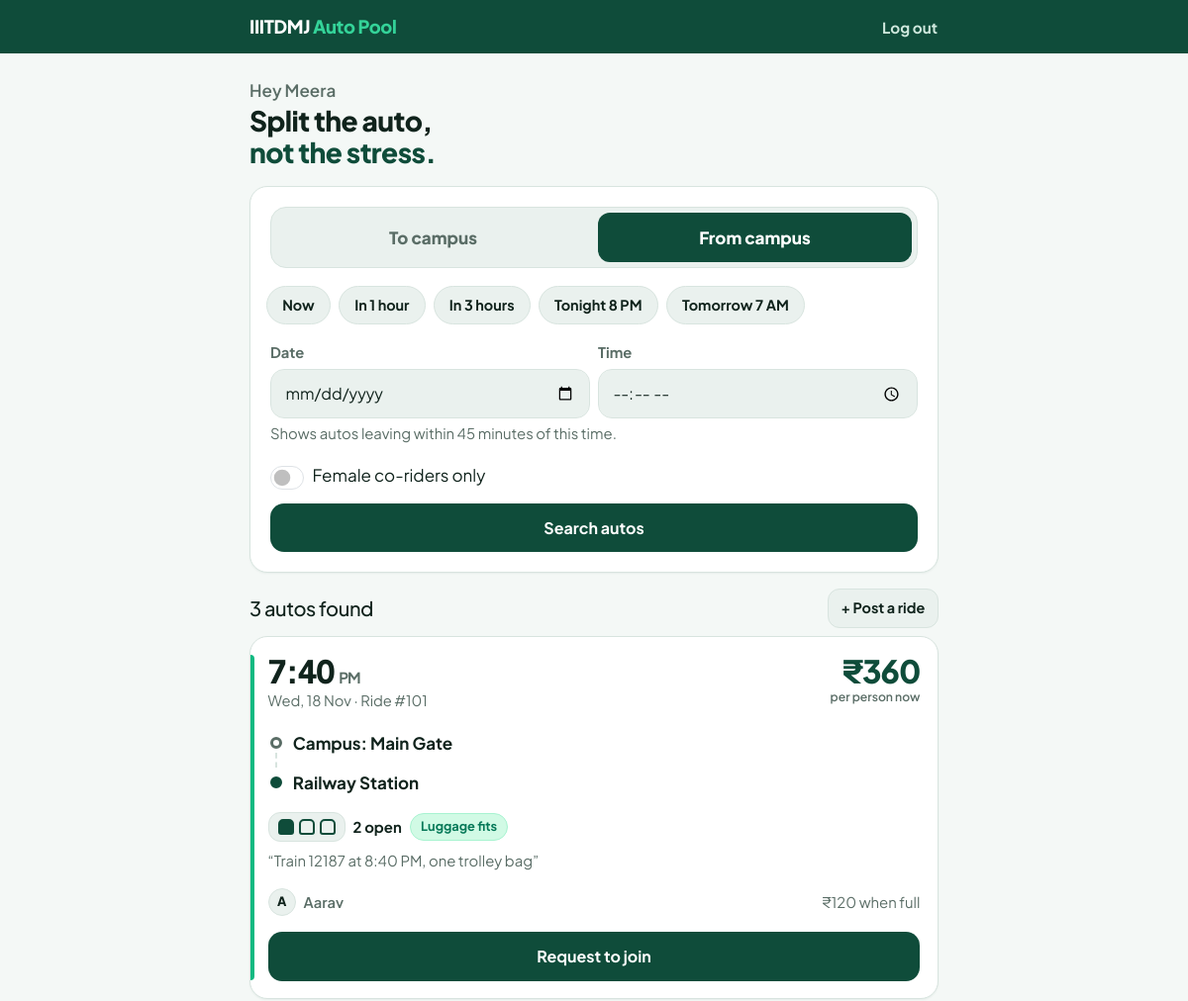
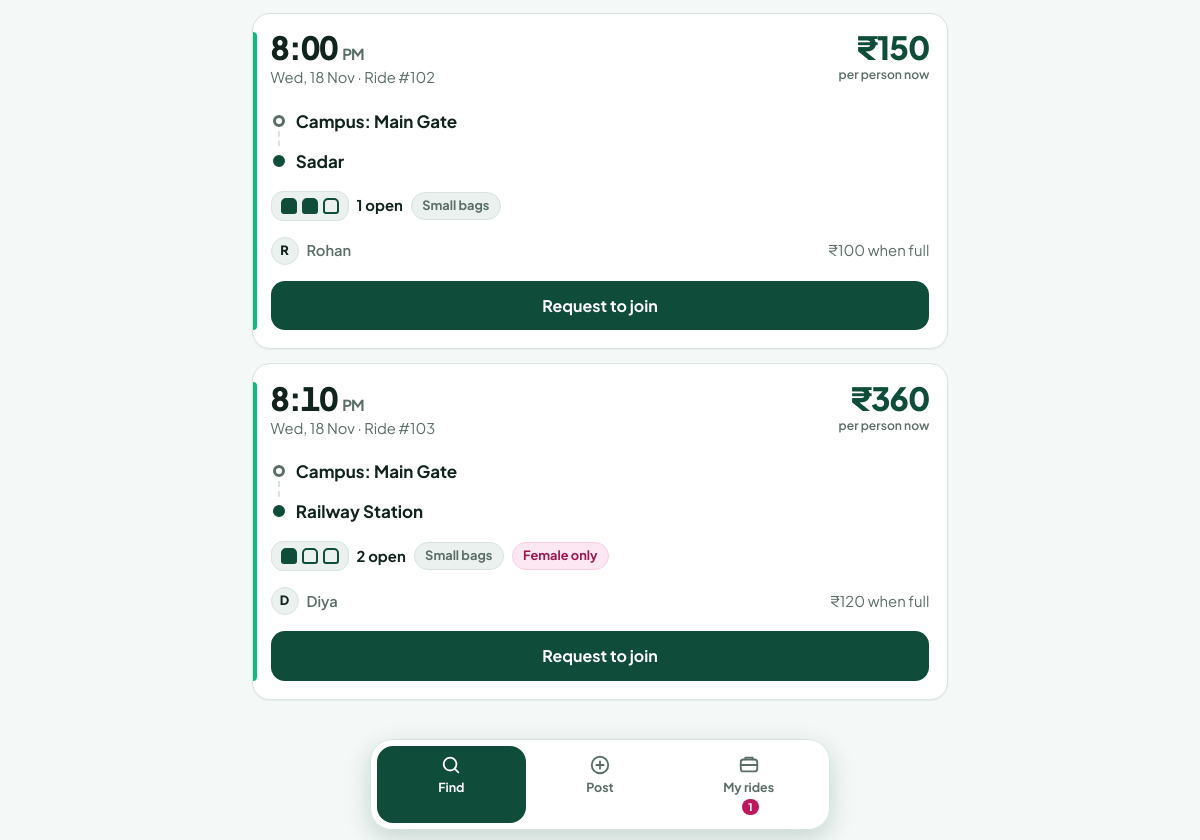
The app's page /find/ (signed in) with its own data (2 pictures, top to bottom).
### rides/models.py (models this page shows, shortened)
class Ride(models.Model):
    INBOUND, OUTBOUND = "INBOUND", "OUTBOUND"
    DIRECTION_CHOICES = [(INBOUND, "To campus"), (OUTBOUND, "From campus")]
    OPEN, FULL, COMPLETED, CANCELLED, EXPIRED = "OPEN", "FULL", "COMPLETED", "CANCELLED", "EXPIRED"
    STATUS_CHOICES = [(OPEN, "Open"), (FULL, "Full"), (COMPLETED, "Completed"),
                      (CANCELLED, "Cancelled"), (EXPIRED, "Expired")]
    creator = models.ForeignKey(User, on_delete=models.CASCADE, related_name="rides_created")
    direction = models.CharField(max_length=8, choices=DIRECTION_CHOICES)
    location = models.CharField(max_length=60)
    pickup_point = models.CharField(max_length=60, blank=True, default="")
    travel_date = models.DateField()
    travel_time = models.TimeField()
    seats_available = models.PositiveSmallIntegerField(default=2)
    has_luggage_space = models.BooleanField(default=False)
    female_only = models.BooleanField(default=False)
    estimated_total_fare = models.PositiveIntegerField()
    notes = models.TextField(blank=True, default="", max_length=200)
    status = models.CharField(max_length=10, choices=STATUS_CHOICES, default=OPEN)
    created_at = models.DateTimeField(auto_now_add=True)
    class Meta:
        ordering = ["travel_date", "travel_time"]
    @property
    def ride_no(self):
        return 100 + self.pk          # friendly "Ride #101" style number
    @property
    def departure(self):
        return datetime.combine(self.travel_date, self.travel_time)  # naive, campus-local time
    @property
    def confirmed_riders(self):
        return TOTAL_SEATS - self.seats_available  # creator + accepted
    @property
    def fare_now(self):
        return math.ceil(self.estimated_total_fare / max(self.confirmed_riders, 1))
    @property
    def fare_full(self):
        return math.ceil(self.estimated_total_fare / TOTAL_SEATS)

### rides/views.py (the view)
# urls.py: path("find/", views.ride_feed, name="ride_feed"),
@login_required
def ride_feed(request):
    _expire_old_rides()
    direction = request.GET.get("direction")
    if direction not in (Ride.INBOUND, Ride.OUTBOUND):
        direction = Ride.OUTBOUND
    now = _now()
    is_female = _is_female(request.user)
    qs = Ride.objects.filter(direction=direction, status=Ride.OPEN, seats_available__gt=0,
                             travel_date__gte=now.date()).select_related("creator")
    if not is_female:
        qs = qs.exclude(female_only=True)
    elif request.GET.get("female_only"):
        qs = qs.filter(female_only=True)
    try:
        d = parse_date(request.GET.get("date") or "")
        t = parse_time(request.GET.get("time") or "")
    except ValueError:
        d = t = None
    if t and not d:
        d = now.date()
    rides = [r for r in qs if r.departure >= now]
    if d and t:
        target = datetime.combine(d, t)
        rides = [r for r in rides if abs(r.departure - target) <= WINDOW]   # the ±45 min window
    elif d:
        rides = [r for r in rides if r.travel_date == d]
    rides.sort(key=lambda r: r.departure)
    mine = dict(RideRequest.objects.filter(requester=request.user, ride__in=rides).values_list("ride_id", "status"))
    for r in rides:
        r.my_status = mine.get(r.id)
    return render(request, "rides/ride_feed.html", {"rides": rides, "is_female": is_female})

### rides/context.py (called while the page is built)
def globals(request):
    ctx = {"UI_THEME": settings.UI_THEME}
    if request.user.is_authenticated:
        from .models import Notification
        ctx["unread_count"] = Notification.objects.filter(user=request.user, read=False).count()
    return ctx

### rides/views.py (called while the page is built)
def _now():
    return timezone.localtime().replace(tzinfo=None)

def _profile(user):
    return UserProfile.objects.filter(user=user).first()

def _is_female(user):
    p = _profile(user)
    return bool(p and p.gender == "F")

def _expire_old_rides():
    now = _now()
    for r in Ride.objects.filter(status=Ride.OPEN, travel_date__lte=now.date()):
        if r.departure + EXPIRE_AFTER < now:
            r.status = Ride.EXPIRED
            r.save(update_fields=["status"])
            RideRequest.objects.filter(ride=r, status=RideRequest.PENDING).update(status=RideRequest.CANCELLED)

### templates/rides/ride_feed.html (shortened to what this page needs)
{% extends "base.html" %}
{% block content %}
<div class="hero">
  <p class="hi">Hey {{ user.first_name|default:"there" }}</p>
  <h1>Split the auto,<br><em>not the stress.</em></h1>
</div>
<form method="get" class="panel mb-3" id="feed-form">
  <div class="segmented mb-3">
    <label for="d-in">To campus</label>
    <label for="d-out">From campus</label>
  </div>
  <div class="quick" role="group" aria-label="Quick times">
    <button type="button" data-mins="0">Now</button>
    <button type="button" data-mins="60">In 1 hour</button>
    <button type="button" data-mins="180">In 3 hours</button>
    <button type="button" data-tonight="20:00">Tonight 8 PM</button>
    <button type="button" data-tomorrow="07:00">Tomorrow 7 AM</button>
  </div>
  <div class="row g-2">
    <div class="col-6"><label class="form-label" for="f-date">Date</label>
      <input class="form-control" type="date" id="f-date" name="date" value="{{ request.GET.date }}"></div>
    <div class="col-6"><label class="form-label" for="f-time">Time</label>
      <input class="form-control" type="time" id="f-time" name="time" value="{{ request.GET.time }}"></div>
  </div>
  <div class="form-text mb-3">Shows autos leaving within 45 minutes of this time.</div>
  {% if is_female %}
  <div class="form-check form-switch mb-3">
    <input class="form-check-input" type="checkbox" role="switch" id="f-female" name="female_only" value="1" {% if request.GET.female_only %}checked{% endif %}>
    <label class="form-check-label" for="f-female">Female co-riders only</label>
  </div>
  {% endif %}
  <button class="btn btn-auto w-100">Search autos</button>
</form>
<div class="d-flex justify-content-between align-items-center mb-2">
  <h2 class="h5 m-0">{{ rides|length }} auto{{ rides|length|pluralize }} found</h2>
  <a class="btn btn-bottle btn-sm" href="{% url 'create_ride' %}">+ Post a ride</a>
</div>
{% for ride in rides %}
  {% include "rides/_ride_card.html" %}
{% empty %}
  <div class="empty">
    <div class="display">No autos around that time</div>
    <p>Try another time, or post your own and let others join you.</p>
    <a class="btn btn-auto" href="{% url 'create_ride' %}">Post a ride</a>
  </div>
{% endfor %}
{% endblock %}

### templates/rides/_ride_card.html (shortened to what this page needs)
<article class="ride {% if ride.direction == 'INBOUND' %}inbound{% endif %}">
  <div class="d-flex justify-content-between align-items-start gap-3">
    <div>
      <div class="time-big">{{ ride.travel_time|time:"g:i" }}<span>{{ ride.travel_time|time:"A" }}</span></div>
      <div class="when">{{ ride.travel_date|date:"D, j M" }} · Ride #{{ ride.ride_no }}</div>
    </div>
    <div class="fare">₹{{ ride.fare_now }}<small>per person now</small></div>
  </div>
  <div class="route-line">
    <div class="stop"><i class="dot"></i><span>{% if ride.direction == 'INBOUND' %}{{ ride.location }}{% else %}Campus: {{ ride.pickup_point|default:"Main Gate" }}{% endif %}</span></div>
    <div class="stop"><i class="dot end"></i><span>{% if ride.direction == 'INBOUND' %}Campus: {{ ride.pickup_point|default:"Main Gate" }}{% else %}{{ ride.location }}{% endif %}</span></div>
  </div>
  <div class="d-flex flex-wrap align-items-center gap-2">
    <span class="bench" role="img" aria-label="{{ ride.seats_available }} of 3 seats open">
      <i class="{% if ride.seats_available <= 2 %}taken{% endif %}"></i>
      <i class="{% if ride.seats_available <= 1 %}taken{% endif %}"></i>
      <i class="{% if ride.seats_available <= 0 %}taken{% endif %}"></i>
    </span>
    <span class="small fw-bold">{{ ride.seats_available }} open</span>
    {% if ride.has_luggage_space %}<span class="chip ok">Luggage fits</span>{% else %}<span class="chip">Small bags</span>{% endif %}
    {% if ride.female_only %}<span class="chip pink">Female only</span>{% endif %}
  </div>
  {% if ride.notes %}<p class="small text-secondary mt-2 mb-0">“{{ ride.notes }}”</p>{% endif %}
  <div class="d-flex justify-content-between align-items-center mt-3">
    <span class="host"><span class="avatar">{{ ride.creator.first_name|slice:":1"|upper }}</span>{{ ride.creator.first_name|default:"Student" }}</span>
    <span class="small text-secondary">₹{{ ride.fare_full }} when full</span>
  </div>
  {% if user.is_authenticated and ride.creator_id != user.id %}
    {% if ride.my_status and ride.my_status != 'CANCELLED' %}
      <a class="btn btn-ghost w-100 mt-3" href="{% url 'my_rides' %}">Requested ({{ ride.my_status|lower }}). View</a>
    {% else %}
    <form method="post" action="{% url 'request_join' ride.id %}" class="mt-3">
      <button class="btn btn-auto w-100">Request to join</button>
    </form>
    {% endif %}
  {% elif ride.creator_id == user.id %}
    <a class="btn btn-ghost w-100 mt-3" href="{% url 'my_rides' %}">Manage this ride</a>
  {% endif %}
</article>

### static/css/theme-light.css (style rules this page uses)
:root { --bg:#F4F8F6;--s1:#FFFFFF;--s2:#EAF1EE;--line:#D8E4DF;--text:#10231C;--muted:#5A6D66; --accent:#0F4C3A;--accent-ink:#FFFFFF;--mint:#10B981;--pink:#BE185D;--bad:#DC2626 }
body { background:var(--bg) }
a { color:#0F6B50 }
.chip.ok { color:#047857;background:#D1FAE5;border-color:#A7F3D0 }
.chip.pink { color:#9D174D;background:#FCE7F3;border-color:#FBCFE8 }
.ride::before { background:#10B981 }
.bench i { border-color:var(--accent) }
.bench i.taken { background:var(--accent);border-color:var(--accent) }
.form-control::placeholder { color:#94A3B8 }
.hero em { color:#0F4C3A }
.shadow-soft,.ride,.panel { box-shadow:0 1px 2px rgba(15,76,58,.06) }

### records on screen
Ride: travel_time "7:40", travel_time "PM", travel_date "Wed, 18 Nov", ride_no "101", fare_now "360", pickup_point "Main Gate", location "Railway Station", seats_available "2", has_luggage_space "Luggage fits", notes "Train 12187 at 8:40 PM, one trolley bag", creator.first_name "A", creator.first_name "Aarav", fare_full "120", shows "Request to join"
Ride: travel_time "8:00", travel_time "PM", travel_date "Wed, 18 Nov", ride_no "102", fare_now "150", pickup_point "Main Gate", location "Sadar", seats_available "1", has_luggage_space "Small bags", creator.first_name "R", creator.first_name "Rohan", fare_full "100", shows "Request to join"
Ride: travel_time "8:10", travel_time "PM", travel_date "Wed, 18 Nov", ride_no "103", fare_now "360", pickup_point "Main Gate", location "Railway Station", seats_available "2", has_luggage_space "Small bags", female_only "Female only", creator.first_name "D", creator.first_name "Diya", fare_full "120", shows "Request to join"

### other values on screen
{{ user.first_name|default:"there" }} "Meera"
{{ rides|length }} "3"
{{ unread_count }} "1"
